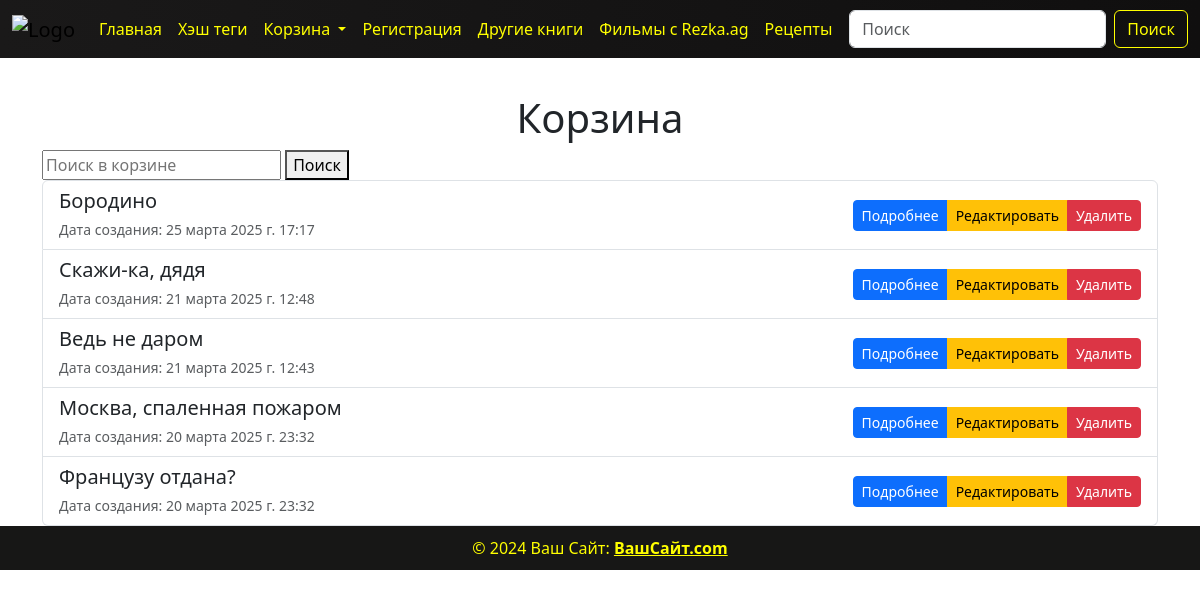
Screenshot of /basket_list/ with the database file from the repository.
### basket/models.py (models this page shows, shortened)
class Basket(models.Model):
    STATUS = (
        ("✅", "✅"),
        ("❌", "❌")
    )
    title = models.CharField(max_length=100)
    choice_books = models.ForeignKey(Books, on_delete=models.CASCADE)
    status = models.CharField(max_length=10, choices=STATUS, default='❌')
    created_at = models.DateTimeField(auto_now_add=True)
    updated_at = models.DateTimeField(auto_now=True)

### basket/views.py (the view)
# urls.py: path('basket_list/', views.BasketListView.as_view(), name='basket_list'),
class BasketListView(generic.ListView):
    template_name = 'basket/basket_list.html'
    context_object_name = 'basket'
    model = models.Basket
    def get_queryset(self):
        return self.model.objects.all().order_by('-id')

### templates/basket/basket_list.html (shortened to what this page needs)
{% load static %}
<!DOCTYPE html>
<html lang="en">
<head>
    <link href="https://cdn.jsdelivr.net/npm/bootstrap@5.3.3/dist/css/bootstrap.min.css" rel="stylesheet"
>
    <link rel="stylesheet" href="{% static 'css/book.css' %}">
</head>
<body>
{% include 'components/header.html' %}
<div class="container mt-4">
<div class="text-center-div">
        <h1 class="text-center">Корзина</h1>
    </div>
    <div class="search-basket">
        <form action="{% url 'search_basket' %}" method="GET">
            <input type="text" type="search" name="q" placeholder="Поиск в корзине">
            <button class="search-button" type="submit" style="color: black; border-color: black;">
                Поиск
            </button>
        </form>
    </div>
    <div class="list-group">
        {% for i in basket %}
            <div class="list-group-item d-flex justify-content-between align-items-center flex-wrap">
                <div>
                    <h5 class="mb-1">{{ i.title }}</h5>
                    <small class="text-muted">Дата создания: {{ i.created_at }}</small>
                </div>
                <div class="btn-group">
                    <a href="/basket_list/{{ i.id }}/" class="btn btn-primary btn-sm">Подробнее</a>
                    <a href="/basket_list/{{ i.id }}/update/" class="btn btn-warning btn-sm">Редактировать</a>
                    <a href="/basket_list/{{ i.id }}/delete/" class="btn btn-danger btn-sm">Удалить</a>
                </div>
            </div>
        {% empty %}
            <p class="text-center">Задач пока нет.</p>
        {% endfor %}
    </div>
</div>
{% include 'components/footer.html' %}
</body>
</html>

### static/css/book.css (style rules this page uses)
body { display: flex; flex-direction: column; min-height: 100vh; padding-top: 70px; background: url("https://i.pinimg.com/736x/e3/7d/a9/e37da92d1e32051af32a81a8950733f3.jpg"); background-repeat: no-repeat; background-size: cover; background-position: center; }

### rows the page displays
Basket: title "Бородино", created_at "25 марта 2025 г. 17:17"
Basket: title "Скажи-ка, дядя", created_at "21 марта 2025 г. 12:48"
Basket: title "Ведь не даром", created_at "21 марта 2025 г. 12:43"
Basket: title "Москва, спаленная пожаром", created_at "20 марта 2025 г. 23:32"
Basket: title "Французу отдана?", created_at "20 марта 2025 г. 23:32"
